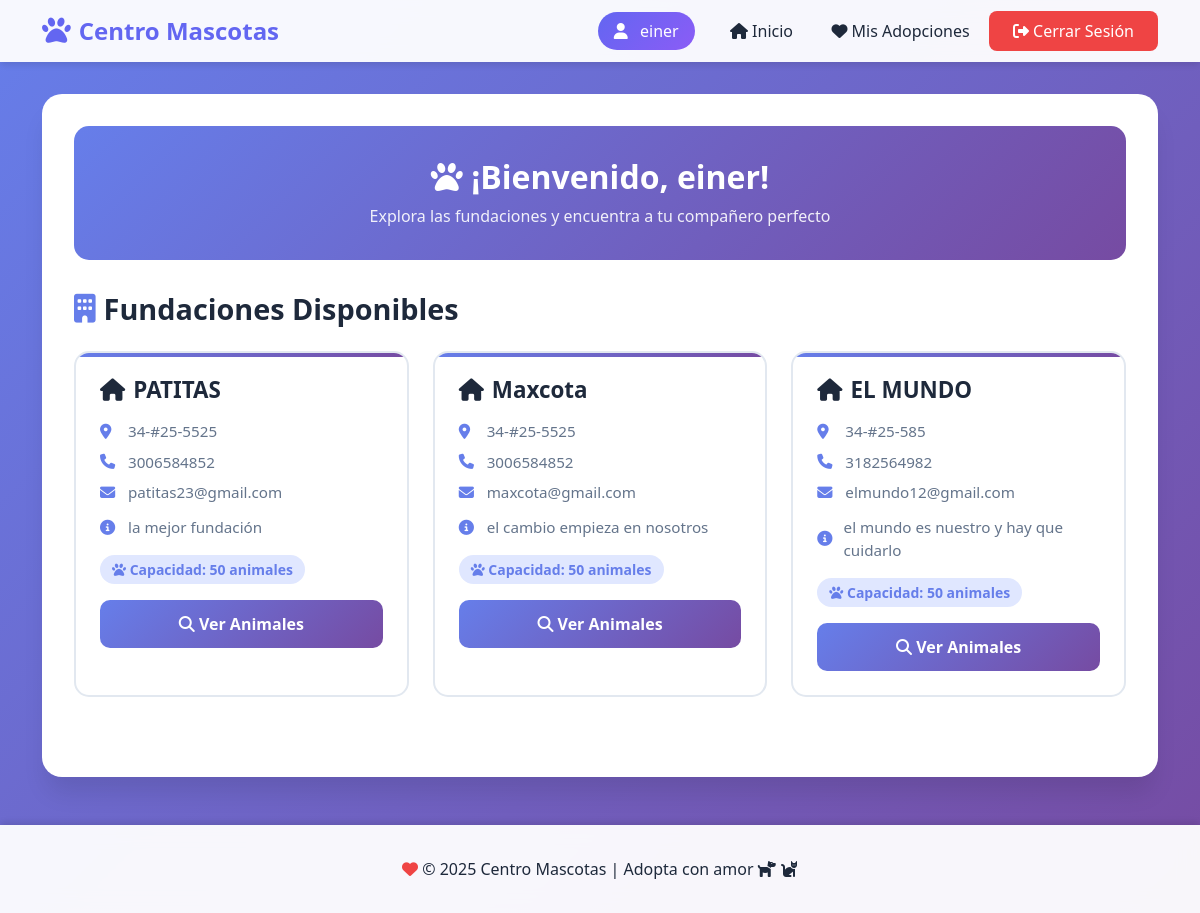
/inicio/ (signed in), run on the app's committed database.
### core/models.py (models this page shows, shortened)
class Usuario(AbstractUser):
    email = models.EmailField(unique=True)
    telefono = models.CharField(max_length=20, blank=True, null=True)
    direccion = models.CharField(max_length=100, blank=True, null=True)

class Fundacion(models.Model):
    nombre = models.CharField(max_length=100)
    direccion = models.CharField(max_length=200)
    telefono = models.CharField(max_length=20)
    email = models.EmailField(max_length=100)
    descripcion = models.TextField(blank=True, null=True)
    capacidad = models.IntegerField(default=0)

### core/views.py (the view)
# urls.py: path('inicio/', views.inicio, name='inicio'),
@login_required(login_url='login_usuario')
def inicio(request):
    usuario = request.user
    fundaciones = Fundacion.objects.all()
    mascotas_disponibles = Mascota.objects.filter(disponible=True)
    context = {
        'usuario': usuario,
        'fundaciones': fundaciones,
        'mascotas_disponibles': mascotas_disponibles
    }
    return render(request, 'core/inicio.html', context)

### core/templates/core/inicio.html (shortened to what this page needs)
{% extends 'base.html' %}
{% block content %}
<div class="welcome-section">
    <h1><i class="fas fa-paw"></i> ¡Bienvenido, {{ usuario.username }}!</h1>
    <p style="margin: 0.5rem 0 0 0; opacity: 0.9;">Explora las fundaciones y encuentra a tu compañero perfecto</p>
</div>
<h2 class="section-title">
    <i class="fas fa-building"></i>
    Fundaciones Disponibles
</h2>
{% if fundaciones %}
    <div class="fundaciones-grid">
        {% for fundacion in fundaciones %}
            <div class="fundacion-card">
                <h3>
                    <i class="fas fa-home"></i>
                    {{ fundacion.nombre }}
                </h3>
                <div class="fundacion-info">
                    <div class="fundacion-info-item">
                        <i class="fas fa-map-marker-alt"></i>
                        <span>{{ fundacion.direccion }}</span>
                    </div>
                    <div class="fundacion-info-item">
                        <i class="fas fa-phone"></i>
                        <span>{{ fundacion.telefono }}</span>
                    </div>
                    <div class="fundacion-info-item">
                        <i class="fas fa-envelope"></i>
                        <span>{{ fundacion.email }}</span>
                    </div>
                    {% if fundacion.descripcion %}
                        <div class="fundacion-info-item" style="margin-top: 0.75rem;">
                            <i class="fas fa-info-circle"></i>
                            <span>{{ fundacion.descripcion|truncatewords:15 }}</span>
                        </div>
                    {% endif %}
                    <div style="margin-top: 1rem;">
                        <span class="capacidad-badge">
                            <i class="fas fa-paw"></i>
                            Capacidad: {{ fundacion.capacidad }} animales
                        </span>
                    </div>
                </div>
                <a href="{% url 'fundacion_detalle' fundacion.id %}" class="btn-ver-animales">
                    <i class="fas fa-search"></i> Ver Animales
                </a>
            </div>
        {% endfor %}
    </div>
{% else %}
    <div class="empty-state">
        <i class="fas fa-building"></i>
        <p>No hay fundaciones registradas en este momento.</p>
    </div>
{% endif %}
{% endblock %}

### core/templates/base.html (shortened to what this page needs)
<!DOCTYPE html>
<html lang="es">
<head>
    <link rel="stylesheet" href="https://cdn.jsdelivr.net/npm/bootstrap@5.3.0/dist/css/bootstrap.min.css">
    <link rel="stylesheet" href="https://cdnjs.cloudflare.com/ajax/libs/font-awesome/6.4.0/css/all.min.css">
</head>
<body>
    <nav class="navbar navbar-expand-lg navbar-light">
        <div class="container">
            <a class="navbar-brand" href="{% if user.is_authenticated %}{% url 'inicio' %}{% else %}{% url 'index' %}{% endif %}">
                <i class="fas fa-paw"></i>
                Centro Mascotas
            </a>
            <div class="collapse navbar-collapse" id="navbarNav">
                <ul class="navbar-nav ms-auto align-items-center">
                    {% if user.is_authenticated %}
                        <li class="nav-item">
                            <span class="user-info">
                                <i class="fas fa-user"></i>
                                {{ user.username }}
                            </span>
                        </li>
                        <li class="nav-item">
                            <a class="nav-link" href="{% url 'inicio' %}">
                                <i class="fas fa-home"></i> Inicio
                            </a>
                        </li>
                        <li class="nav-item">
                            <a class="nav-link" href="{% url 'mis_adopciones' %}">
                                <i class="fas fa-heart"></i> Mis Adopciones
                            </a>
                        </li>
                        <li class="nav-item">
                            <a href="{% url 'logout_usuario' %}" class="btn btn-logout">
                                <i class="fas fa-sign-out-alt"></i> Cerrar Sesión
                            </a>
                        </li>
                    {% endif %}
                </ul>
            </div>
        </div>
    </nav>
    <main class="container">
        <div class="content-wrapper">
            {% block content %}
            {% endblock %}
        </div>
    </main>
    <footer class="text-center">
        <div class="container">
            <p>
                <i class="fas fa-heart" style="color: #ef4444;"></i>
                © 2025 Centro Mascotas | Adopta con amor
                <i class="fas fa-dog"></i>
                <i class="fas fa-cat"></i>
            </p>
        </div>
    </footer>
</body>
</html>

### core/templates/base.html (style rules this page uses)
:root { --primary-color: #6366f1; --secondary-color: #8b5cf6; --success-color: #10b981; --danger-color: #ef4444; --dark: #1e293b; --light: #f8fafc; }
body { background: linear-gradient(135deg, #667eea 0%, #764ba2 100%); min-height: 100vh; font-family: 'Segoe UI', Tahoma, Geneva, Verdana, sans-serif; }
.navbar { background: rgba(255, 255, 255, 0.95) !important; backdrop-filter: blur(10px); box-shadow: 0 4px 6px -1px rgba(0, 0, 0, 0.1); }
.navbar-brand { font-weight: bold; font-size: 1.5rem; color: var(--primary-color) !important; display: flex; align-items: center; gap: 0.5rem; }
.navbar-brand i { font-size: 1.8rem; }
.nav-link { color: var(--dark) !important; font-weight: 500; transition: all 0.3s; padding: 0.5rem 1rem !important; border-radius: 8px; margin: 0 0.2rem; }
.btn-logout { background: var(--danger-color); color: white; border: none; padding: 0.5rem 1.5rem; border-radius: 8px; font-weight: 500; transition: all 0.3s; }
.content-wrapper { background: white; border-radius: 20px; padding: 2rem; margin: 2rem auto; max-width: 1200px; box-shadow: 0 20px 25px -5px rgba(0, 0, 0, 0.1); }
footer { background: rgba(255, 255, 255, 0.95); backdrop-filter: blur(10px); margin-top: 3rem; padding: 2rem 0; box-shadow: 0 -4px 6px -1px rgba(0, 0, 0, 0.1); }
footer p { margin: 0; color: var(--dark); font-weight: 500; }
.user-info { background: linear-gradient(135deg, var(--primary-color), var(--secondary-color)); color: white; padding: 0.5rem 1rem; border-radius: 20px; font-weight: 500; margin-right: 1rem; }
.user-info i { margin-right: 0.5rem; }

### core/templates/core/inicio.html (style rules this page uses)
.welcome-section { background: linear-gradient(135deg, #667eea 0%, #764ba2 100%); color: white; padding: 2rem; border-radius: 15px; margin-bottom: 2rem; text-align: center; }
.welcome-section h1 { margin: 0; font-size: 2rem; font-weight: bold; }
.section-title { font-size: 1.8rem; font-weight: bold; color: #1e293b; margin-bottom: 1.5rem; display: flex; align-items: center; gap: 0.5rem; }
.section-title i { color: #667eea; }
.fundaciones-grid { display: grid; grid-template-columns: repeat(auto-fill, minmax(320px, 1fr)); gap: 1.5rem; margin-bottom: 3rem; }
.fundacion-card { background: white; border-radius: 15px; padding: 1.5rem; border: 2px solid #e2e8f0; transition: all 0.3s; position: relative; overflow: hidden; }
.fundacion-card::before { content: ''; position: absolute; top: 0; left: 0; width: 100%; height: 4px; background: linear-gradient(135deg, #667eea 0%, #764ba2 100%); }
.fundacion-card h3 { font-size: 1.4rem; font-weight: bold; color: #1e293b; margin-bottom: 1rem; display: flex; align-items: center; gap: 0.5rem; }
.fundacion-info { margin-bottom: 1rem; }
.fundacion-info-item { display: flex; align-items: center; gap: 0.5rem; margin-bottom: 0.5rem; color: #64748b; font-size: 0.95rem; }
.fundacion-info-item i { color: #667eea; width: 20px; }
.btn-ver-animales { width: 100%; padding: 0.75rem; background: linear-gradient(135deg, #667eea 0%, #764ba2 100%); color: white; border: none; border-radius: 10px; font-weight: 600; text-decoration: none; display: inline-block; text-align: center; transition: all 0.3s; }
.capacidad-badge { display: inline-block; padding: 0.25rem 0.75rem; background: #e0e7ff; color: #667eea; border-radius: 20px; font-size: 0.875rem; font-weight: 600; }

### data on the page
Usuario: username "einer"
Fundacion: nombre "PATITAS", direccion "34-#25-5525", telefono "3006584852", email "patitas23@gmail.com", descripcion "la mejor fundación", capacidad "50"
Fundacion: nombre "Maxcota", direccion "34-#25-5525", telefono "3006584852", email "maxcota@gmail.com", descripcion "el cambio empieza en nosotros", capacidad "50"
Fundacion: nombre "EL MUNDO", direccion "34-#25-585", telefono "3182564982", email "elmundo12@gmail.com", descripcion "el mundo es nuestro y hay que cuidarlo", capacidad "50"
